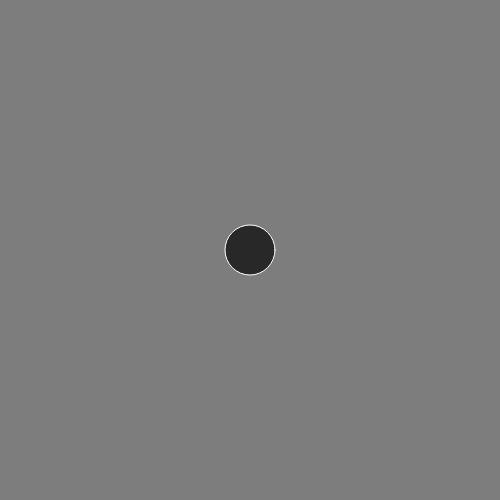
Frame 1 (no input)
Frame 60 (no input): identical to frame 1, image omitted
Frame 120 (the mouse pressed at the canvas centre since frame 60): identical to frame 1, image omitted

The p5.js sketch that drew this single still picture (run headless with seeded random() and noise() and a simulated clock; from frame 60 on, the mouse is pressed at the canvas centre):

// p5.js sketch
// ── sketch.js
function setup() {
  createCanvas(500, 500);
}

function draw() {
  background(125);
  fill(40);
  stroke(255);
  ellipse(250, 250, 50);
}
